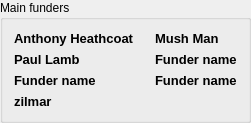
       <widget class="QGroupBox" name="groupBox_2">
        <property name="title">
         <string>Main funders</string>
        </property>
        <layout class="QGridLayout" name="gridLayout_2">
         <property name="horizontalSpacing">
          <number>20</number>
         </property>
         <item row="0" column="0">
          <widget class="QLabel" name="label_5">
           <property name="sizePolicy">
            <sizepolicy hsizetype="Minimum" vsizetype="Preferred">
             <horstretch>0</horstretch>
             <verstretch>0</verstretch>
            </sizepolicy>
           </property>
           <property name="font">
            <font>
             <pointsize>10</pointsize>
             <weight>75</weight>
             <bold>true</bold>
            </font>
           </property>
           <property name="text">
            <string>Anthony Heathcoat</string>
           </property>
          </widget>
         </item>
         <item row="1" column="0">
          <widget class="QLabel" name="label_7">
           <property name="sizePolicy">
            <sizepolicy hsizetype="Minimum" vsizetype="Preferred">
             <horstretch>0</horstretch>
             <verstretch>0</verstretch>
            </sizepolicy>
           </property>
           <property name="font">
            <font>
             <pointsize>10</pointsize>
             <weight>75</weight>
             <bold>true</bold>
            </font>
           </property>
           <property name="text">
            <string>Paul Lamb</string>
           </property>
          </widget>
         </item>
         <item row="1" column="1">
          <widget class="QLabel" name="label_8">
           <property name="font">
            <font>
             <pointsize>10</pointsize>
             <weight>75</weight>
             <bold>true</bold>
            </font>
           </property>
           <property name="text">
            <string>Funder name</string>
           </property>
          </widget>
         </item>
         <item row="0" column="1">
          <widget class="QLabel" name="label_6">
           <property name="font">
            <font>
             <pointsize>10</pointsize>
             <weight>75</weight>
             <bold>true</bold>
            </font>
           </property>
           <property name="text">
            <string>Mush Man</string>
           </property>
          </widget>
         </item>
         <item row="2" column="0">
          <widget class="QLabel" name="label_9">
           <property name="sizePolicy">
            <sizepolicy hsizetype="Minimum" vsizetype="Preferred">
             <horstretch>0</horstretch>
             <verstretch>0</verstretch>
            </sizepolicy>
           </property>
           <property name="font">
            <font>
             <pointsize>10</pointsize>
             <weight>75</weight>
             <bold>true</bold>
            </font>
           </property>
           <property name="text">
            <string>Funder name</string>
           </property>
          </widget>
         </item>
         <item row="3" column="0">
          <widget class="QLabel" name="label_11">
           <property name="sizePolicy">
            <sizepolicy hsizetype="Minimum" vsizetype="Preferred">
             <horstretch>0</horstretch>
             <verstretch>0</verstretch>
            </sizepolicy>
           </property>
           <property name="font">
            <font>
             <pointsize>10</pointsize>
             <weight>75</weight>
             <bold>true</bold>
            </font>
           </property>
           <property name="text">
            <string>zilmar</string>
           </property>
          </widget>
         </item>
         <item row="2" column="1">
          <widget class="QLabel" name="label_10">
           <property name="font">
            <font>
             <pointsize>10</pointsize>
             <weight>75</weight>
             <bold>true</bold>
            </font>
           </property>
           <property name="text">
            <string>Funder name</string>
           </property>
          </widget>
         </item>
        </layout>
       </widget>
